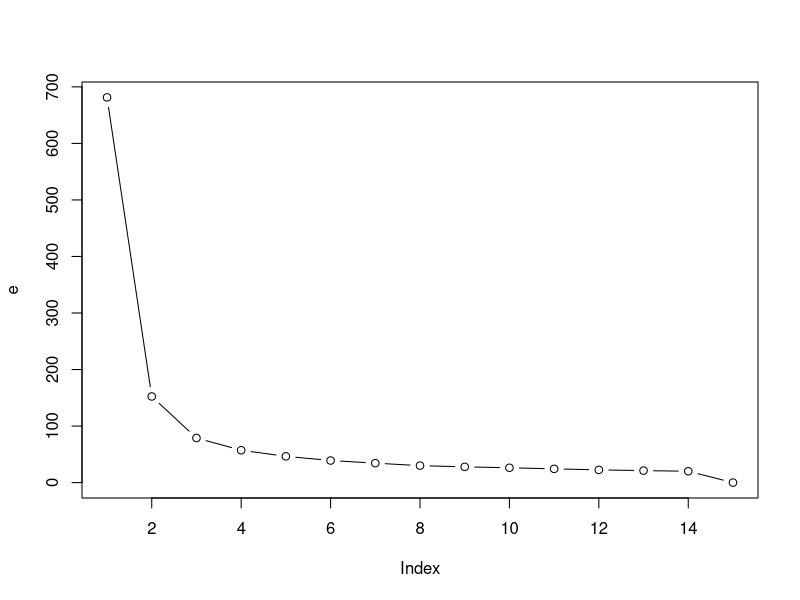

Generate this figure with R:
Data = iris[1:4]
total_k = 15
wss_per_trail = matrix(c(0),nrow = 1, ncol = total_k)
k = 1
while (k < total_k){
k_means = kmeans(Data , k ,nstart = 25)
names(k_means)
k_means["cluster"]
centers = k_means["centers"] # rows represent the number of k and col represent the dimensions of the point
centers = data.frame(centers)
cluster = k_means["cluster"]
cluster = data.frame(cluster)
counter = 1
counter2 = 1
value = 0
wss_per_cluster = matrix(c(0),nrow = 1, ncol = k)
while(counter <= nrow(Data))
{
  while(counter2 <= ncol(Data))
  {
    value = (Data[counter,counter2] - centers[cluster[counter,1],counter2])**2 + value
    print(value)
    counter2 = counter2 + 1
  }
    wss_per_cluster[1,cluster[counter,1]] = wss_per_cluster[1,cluster[counter,1]] + value
    value = 0;
    print(cluster[counter,1])
    counter = counter + 1
    counter2 = 1
}
counter3 = 1
total_wss = 0
while (counter3 <= k)
  {
    total_wss = total_wss + wss_per_cluster[1,counter3]
    counter3 =  counter3 + 1
  }
  
total_wss
wss_per_trail[1,k] = total_wss
k = k + 1

}
e=c(wss_per_trail)
plot(e,type = "b")
  